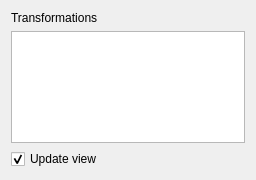
<?xml version="1.0" encoding="UTF-8"?>
<ui version="4.0">
 <class>PartDesignGui::TaskMultiTransformParameters</class>
 <widget class="QWidget" name="PartDesignGui::TaskMultiTransformParameters">
  <property name="geometry">
   <rect>
    <x>0</x>
    <y>0</y>
    <width>256</width>
    <height>180</height>
   </rect>
  </property>
  <property name="windowTitle">
   <string>Form</string>
  </property>
  <layout class="QVBoxLayout" name="verticalLayout">
   <item>
    <widget class="QLabel" name="label">
     <property name="text">
      <string>Transformations</string>
     </property>
    </widget>
   </item>
   <item>
    <widget class="QListWidget" name="listTransformFeatures">
     <property name="minimumSize">
      <size>
       <width>0</width>
       <height>110</height>
      </size>
     </property>
     <property name="maximumSize">
      <size>
       <width>16777215</width>
       <height>16777215</height>
      </size>
     </property>
    </widget>
   </item>
   <item>
    <widget class="QCheckBox" name="checkBoxUpdateView">
     <property name="text">
      <string>Update view</string>
     </property>
     <property name="checked">
      <bool>true</bool>
     </property>
    </widget>
   </item>
  </layout>
 </widget>
 <resources/>
 <connections/>
</ui>
